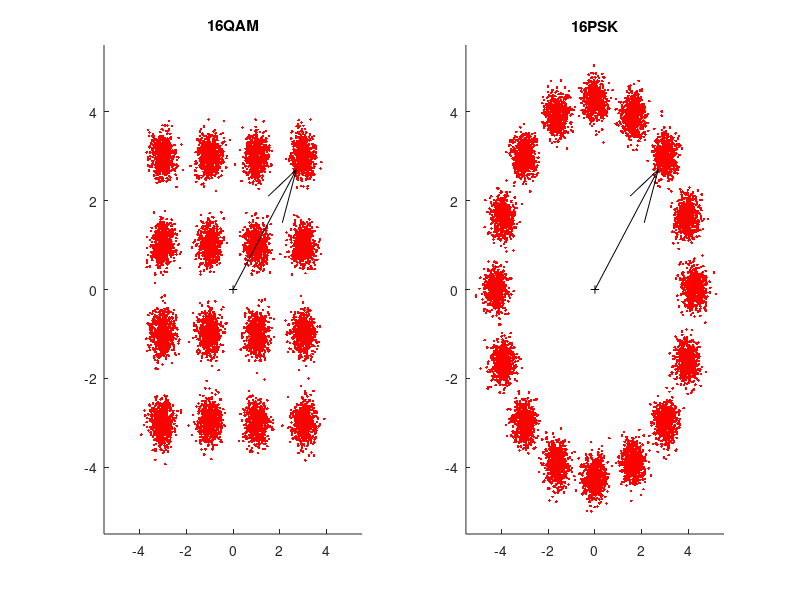
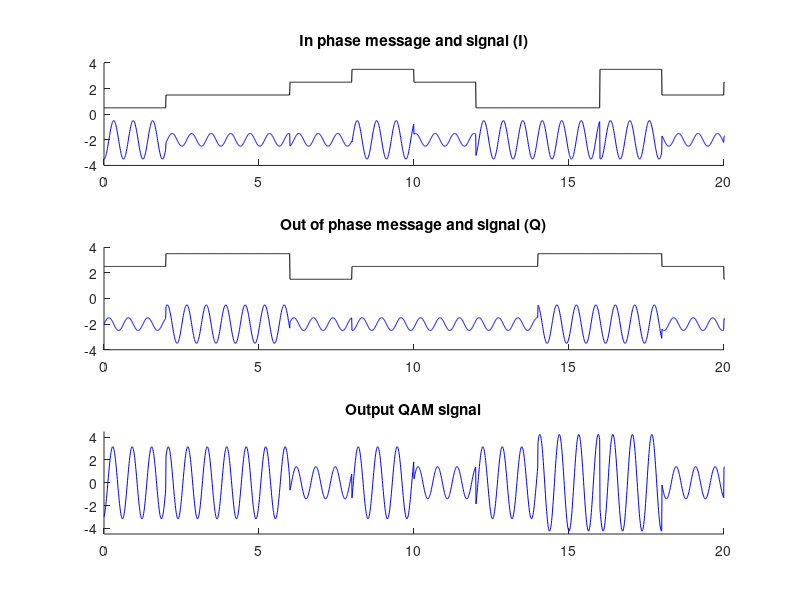

These figures' MATLAB source, in order:
% Testing and simulations for multicarrier QAM report
% Jacob Kearin

clear;


% basic QAM-16 constellation mapping
gen_d = randint (1, 1e4, 16);
gen1_c = [3+3j 1+3j -1+3j -3+3j 3+j 1+j -1+j -3+j 3-j 1-j -1-j -3-j 3-3j 1-3j -1-3j -3-3j];
gen1_y = genqammod (gen_d, gen1_c);
gen1_z = awgn (gen1_y, 9);
gen1_dm = genqamdemod(gen1_z, gen1_c);

gen2_y = pskmod(gen_d, 16, 0, "gray")*3*sqrt(2);
gen2_z = awgn (gen2_y, 9);

pg = [3];

figure(1)
subplot(121)
hold on
plot(gen1_z, "r.")
plot(0,0, "k+");
quiver(0, 0, pg, pg, "k");
axis([-5.5 5.5 -5.5 5.5]);
title "16QAM"

subplot(122)
hold on
plot(gen2_z, "r.")
plot(0,0, "k+");
quiver(0, 0, pg, pg, "k");
axis([-5.5 5.5 -5.5 5.5]);
title "16PSK"


t = 0:0.01:100; %simulation time
mwid = 50;      %symbol length in signal
mlen = 10001;   %length of simulated signal
symsize = 4;    %symbol bitsize^2:  2 bits ^2 = size 4 = qam16
mlw = (mlen-1)/mwid;

mti = zeros(1, mlen);
mtq = zeros(1, mlen);
mtirand = (randint(1, mwid, symsize)*2)-(symsize-1);
mtqrand = (randint(1, mwid, symsize)*2)-(symsize-1);
for i = 1:mwid
  mti((mlw*(i-1))+1:(mlw*i)) = mtirand(i);
  mtq((mlw*(i-1))+1:(mlw*i)) = mtqrand(i);
end

mtiu = upsample(mtirand, 200);
mtqu = upsample(mtqrand, 200);

hrcos = rcosfir(0.1,[-20 20],10,1, "normal"); % raised cosine filter impulse function
%filter the messages

[butb, buta] = butter(8, 1/2);

frcmti = conv(hrcos, mti, "full")/10;
frcmti([:,1:199, 10201:end]) = []; %signal trimming

frcmtq = conv(hrcos, mtq, "full")/10;
frcmtq([:,1:199, 10201:end]) = []; %signal trimming


fbutmti = filter(butb, buta, mti);
fbutmtq = filter(butb, buta, mtq);


qcar = sin(10*t);
icar = cos(10*t);

iwave = icar.*mti;
qwave = qcar.*mtq;


qamout = iwave+qwave;

%rotqamout = qamout.*exp(j*200*t);
%rotqamout = genqamdemod(qamout, gen1_c).*exp(j*200*t);


%outdemod = qamdemod(qamout, 16)


figure(2)
subplot(311)
hold on
plot(t, (iwave/2)-2, "b");
plot(t, (mti/2)+2, "k");
%plot(t, frcmti, "g");
%plot(t, fbutmti, "r");
title "In phase message and signal (I)"
axis([0 20 -4 4]);

subplot(312)
hold on
plot(t, (qwave/2)-2, "b");
plot(t, (mtq/2)+2, "k");
%plot(t, frcmtq, "g");
%plot(t, fbutmtq, "r");
title "Out of phase message and signal (Q)"
axis([0 20 -4 4]);

subplot(313)
hold on
plot(t, qamout, "b");
axis([0 20 -4.5 4.5]);
title "Output QAM signal"



%figure(3)
%plot(rotqamout);
%plot(outdemod);
%axis([0 1000 0 16]);




